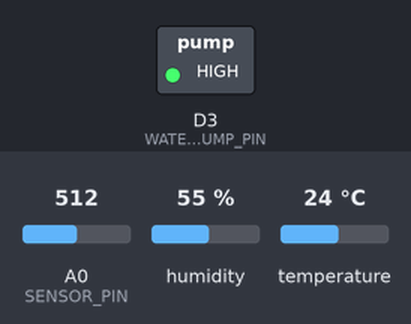
Recording of a sketch running on a simulated ESP8266 (NodeMCU). On the bench: switched loads named in the sketch (green lamp = pin HIGH). The inputs (shaded band) are chosen by the test bench; at power-on: A0 (SENSOR_PIN) = 512, humidity 55 %, temperature 24 °C. WiFi joins after 1.5 s; servers stay silent unless stated.

Above: at 0.1 s.
At 2.9 s:
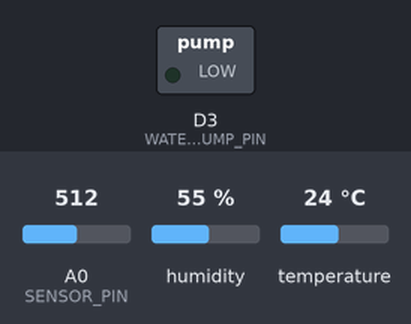
Timing chart, 0 to 4.4 s (numbered marks = the images above):
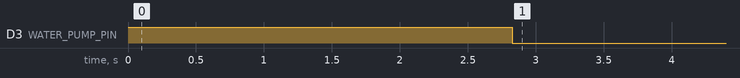

The sketch:

v2_2.ino
```cpp
/* Fill-in information from Blynk Device Info here */
#define BLYNK_TEMPLATE_ID "TMPL6ZHzz3SP9"
#define BLYNK_TEMPLATE_NAME "nodemcu"

#include <ESP8266WiFi.h>
#include <BlynkSimpleEsp8266.h>
#include <DHT.h>

#define DHTTYPE DHT11  // DHT 11
DHT dht(D2, DHTTYPE);

char auth[] = "j5nHrhG70_5kewiYg9O-SJHUIxlJgZ1H";  //Enter your Auth token
char ssid[] = "OPPO A16";                      //Enter your WIFI name
char pass[] = "Mika3210";                    //Enter your WIFI password

BlynkTimer timer;
bool Relay = false;

#define MOISTURE_THRESHOLD_LOW  50   // Moisture threshold for watering
#define MOISTURE_THRESHOLD_HIGH 70   // Moisture threshold for stopping watering
#define SENSOR_PIN A0
#define WATER_PUMP_PIN D3

void setup() {
  Serial.begin(9600);
  pinMode(WATER_PUMP_PIN, OUTPUT);
  digitalWrite(WATER_PUMP_PIN, HIGH);

  Blynk.begin(auth, ssid, pass, "blynk.cloud", 80);
  timer.setInterval(1000L, checkSoilMoisture);
}

BLYNK_WRITE(V1) {
  Relay = param.asInt();

  if (Relay == 1) {
    digitalWrite(WATER_PUMP_PIN, LOW);
  } else {
    digitalWrite(WATER_PUMP_PIN, HIGH);
  }
}

void checkSoilMoisture() {
  int soilMoisture = analogRead(SENSOR_PIN);
  soilMoisture = map(soilMoisture, 0, 1024, 0, 100);
  soilMoisture = (soilMoisture - 100) * -1;

  float humidity = dht.readHumidity();
  float temperature = dht.readTemperature();

  Blynk.virtualWrite(V0, soilMoisture);
  Blynk.virtualWrite(V3, humidity);
  Blynk.virtualWrite(V4, temperature);

  if (soilMoisture < MOISTURE_THRESHOLD_LOW) {
    digitalWrite(WATER_PUMP_PIN, LOW);
    Blynk.virtualWrite(V2, "Soil is dry. Watering...");
  } else if (soilMoisture > MOISTURE_THRESHOLD_HIGH) {
    digitalWrite(WATER_PUMP_PIN, HIGH);
    Blynk.virtualWrite(V2, "Soil is wet enough. Not watering.");
  } else {
    digitalWrite(WATER_PUMP_PIN, LOW);
    Blynk.virtualWrite(V2, "Soil moisture is optimal. Not watering.");
  }
}

void loop() {
  Blynk.run();
  timer.run();
}
```

Measured:
- by itself, D3 (WATER_PUMP_PIN): HIGH → LOW at 2.8 s
